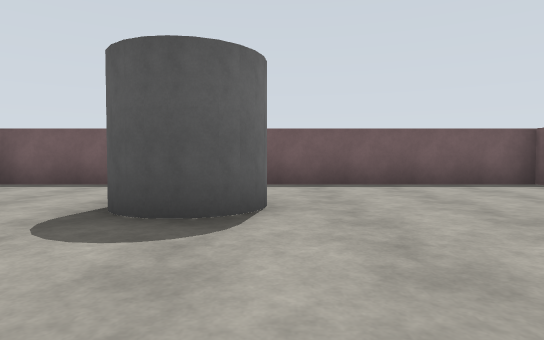
view 1 (above)

22 first-person views from a walk through a robot-simulator world made for Gazebo. The camera is 1.2 m above the floor, tilts 2° down and sees 75° across. The floor is counted in squares, 2.5 m on a side. Each view is taken from the middle of a square. On the plan, view 1 faces up. The plan holds only what a view shows up to about 9 squares ahead; the rest is blank. The place goes on beyond the plan.

view 2
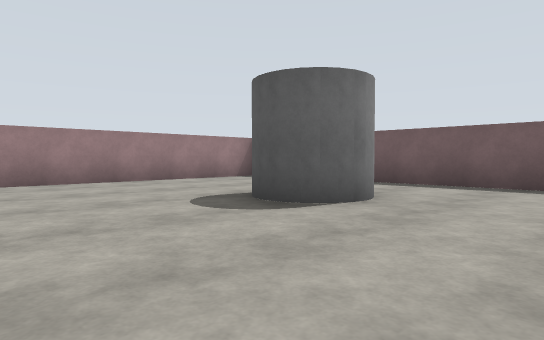

view 3
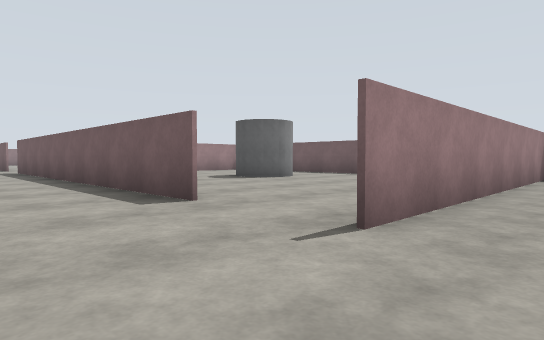

view 4
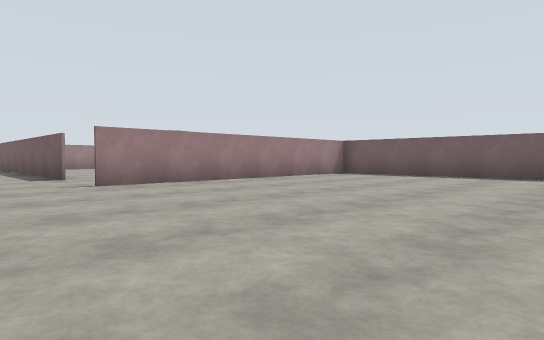

view 5
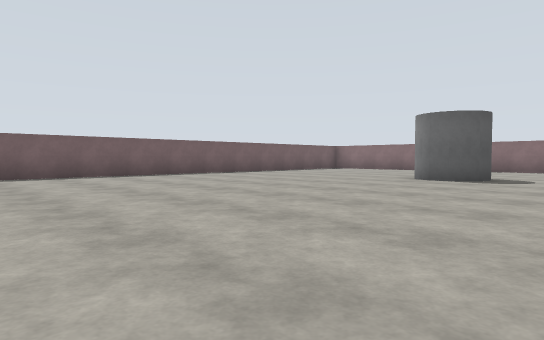

view 6
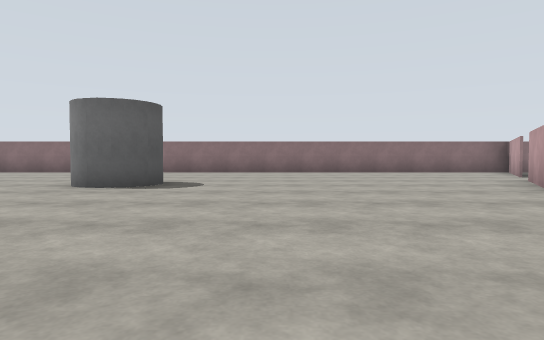

view 7
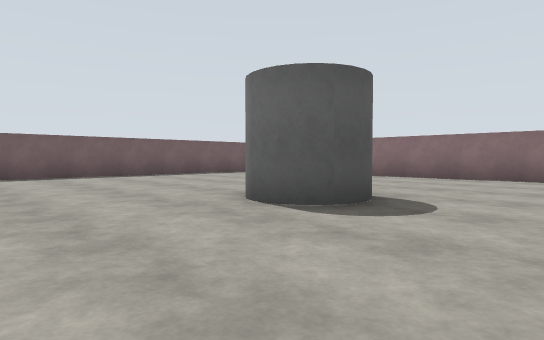

view 8
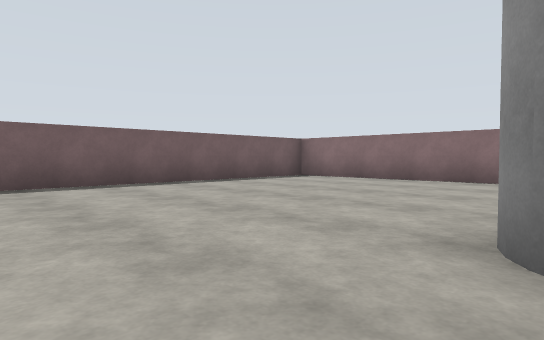

view 9
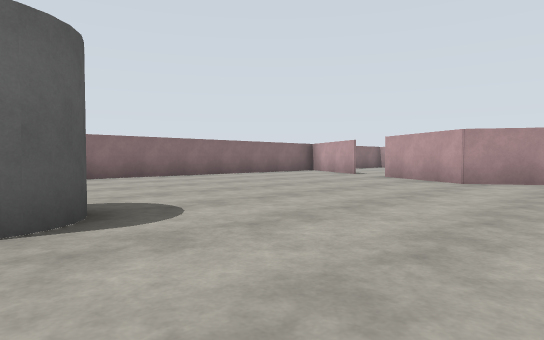

view 10
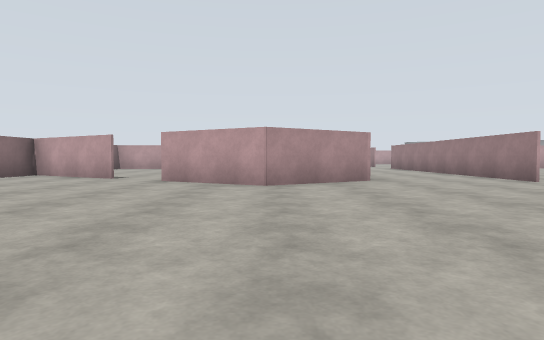

view 11
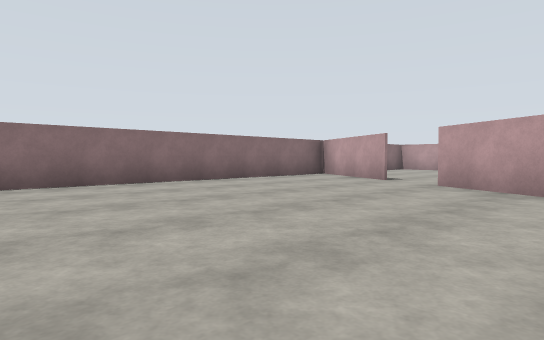

view 12
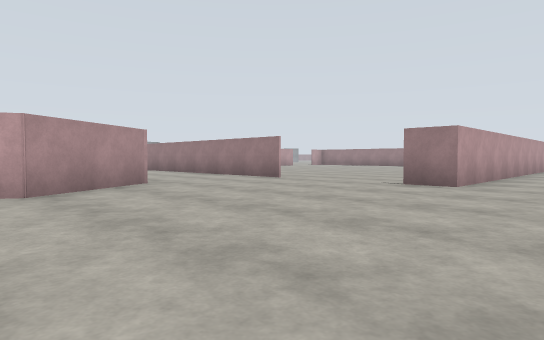

view 13
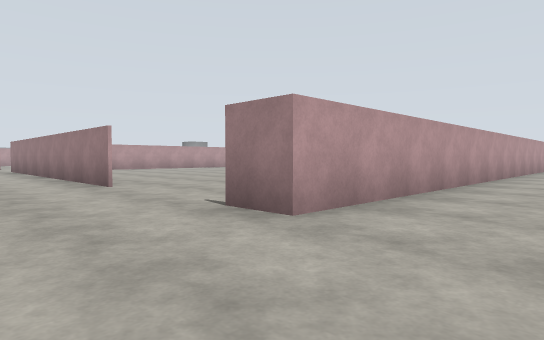

view 14
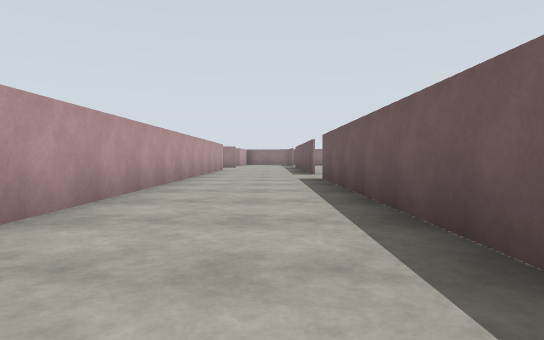

view 15
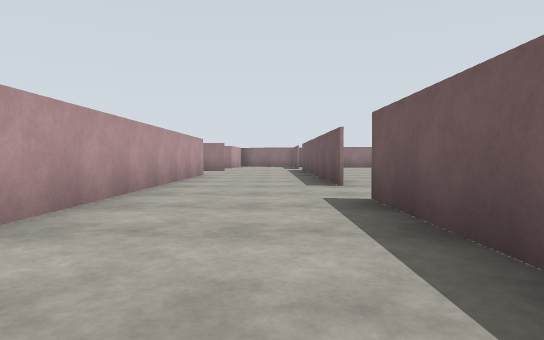

view 16
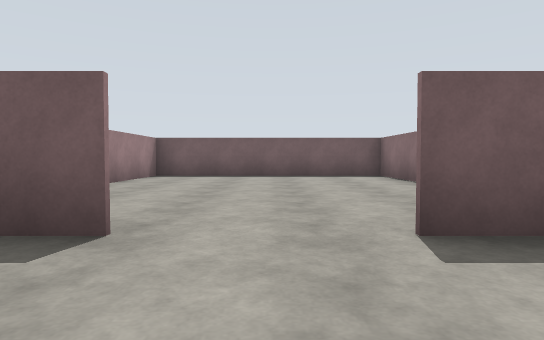

view 17
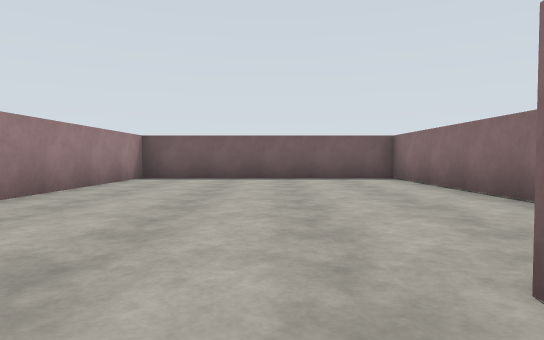

view 18
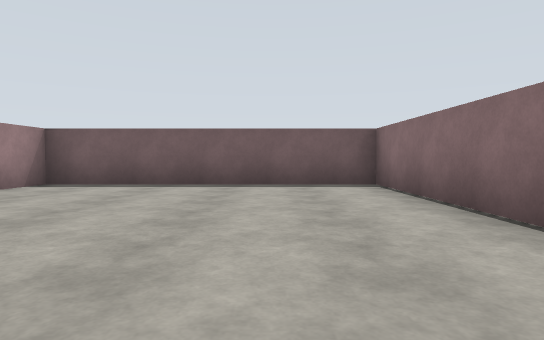

view 19
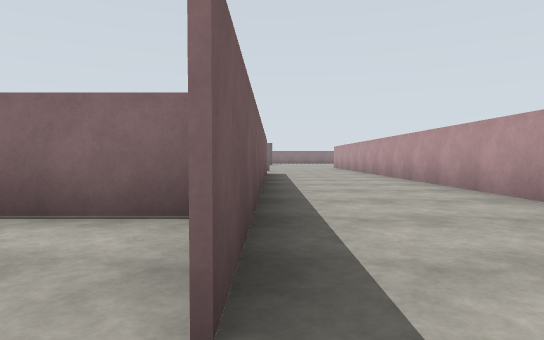

view 20
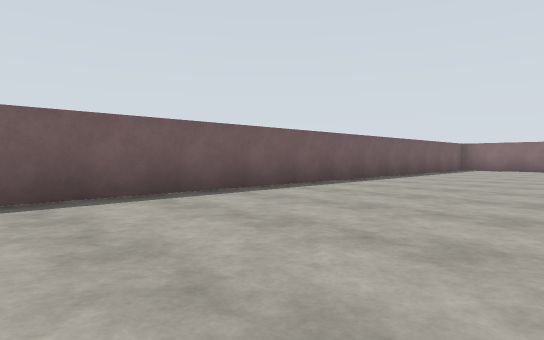

view 21
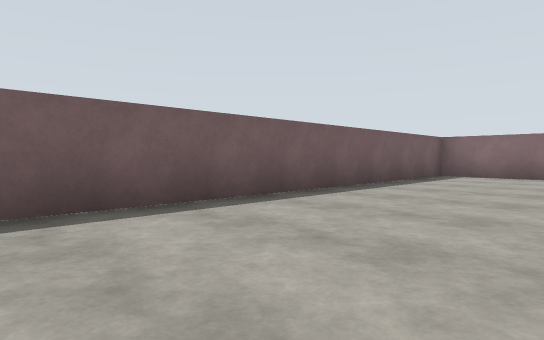

view 22
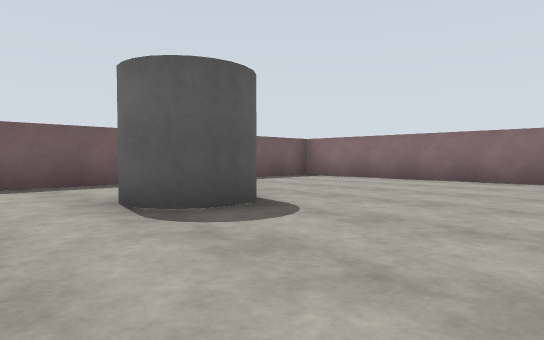

### Floor plan
Ten units are one square. View 1 is at (0, 0); x grows to the right and y downward. Boxes are objects, and circles mark ways between rooms. Rooms are numbered by the first view taken in them; rooms with no view inside come last. Other rooms are left out.
<svg viewBox="-120 -68 330 174">
<path fill="none" stroke="#000" d="M47 -10 47 -63 -49 -63M-51 -58 -51 -9M120 83 141 70 163 83M26 8 -71 8M48 -62 48 10M184 94 194 100M205 101 205 -63 65 -63M-90 8 -115 8M-115 39 88 39 88 49M-51 4 -51 -63 -111 -63 -111 -19"/>
<rect x="-15" y="-45" width="20" height="20" fill="#bbb"><title>grey cylinder</title></rect>
<rect x="145" y="-5" width="20" height="20" fill="#bbb"><title>grey cylinder</title></rect>
<circle cx="35" cy="0" r="3" fill="#2a7"/>
<circle cx="-85" cy="10" r="3" fill="#2a7"/>
<text x="0" y="-30">1</text>
<text x="110" y="10">2</text>
<text x="-80" y="-30">3</text>
</svg>
Room 1 opens to room 2. Room 2 opens to room 3.

Where each view was taken, in squares from view 1:
view 1: 0 up, 0 right, facing up
view 2: 0 up, 2 right, facing up-left
view 3: 3 down, 6 right, facing up-left
view 4: 3 down, 11 right, facing up-left
view 5: 3 down, 7 right, facing up-right
view 6: 3 down, 9 right, facing right
view 7: 3 down, 12 right, facing up-right
view 8: 0 up, 13 right, facing up-right
view 9: 0 up, 12 right, facing down-right
view 10: 1 down, 14 right, facing down
view 11: 2 down, 14 right, facing down-right
view 12: 2 down, 15 right, facing down-left
view 13: 2 down, 11 right, facing down-left
view 14: 2 down, 1 right, facing left
view 15: 2 down, 3 left, facing left
view 16: 3 down, 8 left, facing up
view 17: 2 down, 8 left, facing up
view 18: 0 up, 7 left, facing up
view 19: 1 down, 8 left, facing right
view 20: 2 up, 6 right, facing up-right
view 21: 3 up, 11 right, facing up-right
view 22: 0 up, 3 left, facing up-right
